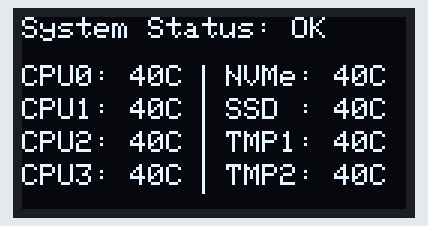
This program was run on a simulated ESP8266 (Wemos D1 mini). On the bench: 128×64 one-colour display.

Above: at 2.33 s.

Measured:
- what the display in image 0 shows lasts 0.5 s, from 2.1 s to 2.6 s

The program:

main.cpp
```cpp
#include <Arduino.h>
#include <Wire.h>
#include <Adafruit_GFX.h>
#include <Adafruit_SSD1306.h>

#define SCREEN_WIDTH 128
#define SCREEN_HEIGHT 64
#define OLED_RESET    -1  // Reset pin not used
#define OLED_ADDRESS  0x3C

unsigned long lastUpdate1 = 0;
unsigned long lastUpdate2 = 0;
const unsigned long updateInterval = 500;  // 100 ms
const unsigned long switchInterval = 5000; // 1 second
uint8_t currentScreen = 0;

Adafruit_SSD1306 display(SCREEN_WIDTH, SCREEN_HEIGHT, &Wire, OLED_RESET);

void displayTemps(int cpuT0, int cpuT1, int cpuT2, int cpuT3, int nvmeT, int ssdT, int tmp1T, int tmp2T);

void setup()
{
    delay(2000);
    Wire.begin(12, 14);
    Serial.begin(115200);

    if (!display.begin(SSD1306_SWITCHCAPVCC, OLED_ADDRESS))
    {
        Serial.println("OLED init failed");
        while (true); // Halt
    }

    display.clearDisplay();
    display.setTextSize(1);
    display.setTextColor(SSD1306_WHITE);
    display.setCursor(0, 0);
    display.println("System Status: OK");
    display.setCursor(0, 16);
    display.println("Temperature: 25C");
    display.display();
}

void loop()
{
  if (millis() - lastUpdate1 >= updateInterval)
    {
        lastUpdate1 = millis();

        display.clearDisplay();
        if(currentScreen == 0)
        {
          displayTemps(40, 40, 40, 40, 40, 40, 40, 40);
        }

        display.display();
    }
    if (millis() - lastUpdate2 >= updateInterval)
    {
        lastUpdate2 = millis();
        currentScreen++;
        if (currentScreen > 1)
        {
            currentScreen = 0;
        }
    }
}

void displayTemps(int cpuT0, int cpuT1, int cpuT2, int cpuT3, int nvmeT, int ssdT, int tmp1T, int tmp2T)
{
  display.setCursor(0, 0);
  display.println("System Status: OK");

  display.setCursor(0, 16);
  display.print("CPU0: ");
  display.print(cpuT0);
  display.println("C");

  display.setCursor(0, 27);
  display.print("CPU1: ");
  display.print(cpuT1);
  display.println("C");

  display.setCursor(0, 38);
  display.print("CPU2: ");
  display.print(cpuT2);
  display.println("C");

  display.setCursor(0, 49);
  display.print("CPU3: ");
  display.print(cpuT3);
  display.println("C");
    /**************************************************/
  display.drawLine(60, 16, 60, 58, SSD1306_WHITE);
    /**************************************************/
  display.setCursor(68, 16);
  display.print("NVMe: ");
  display.print(nvmeT);
  display.println("C");

  display.setCursor(68, 27);
  display.print("SSD : ");
  display.print(ssdT);
  display.println("C");

  display.setCursor(68, 38);
  display.print("TMP1: ");
  display.print(tmp1T);
  display.println("C");

  display.setCursor(68, 49);
  display.print("TMP2: ");
  display.print(tmp2T);
  display.println("C");
}
```
